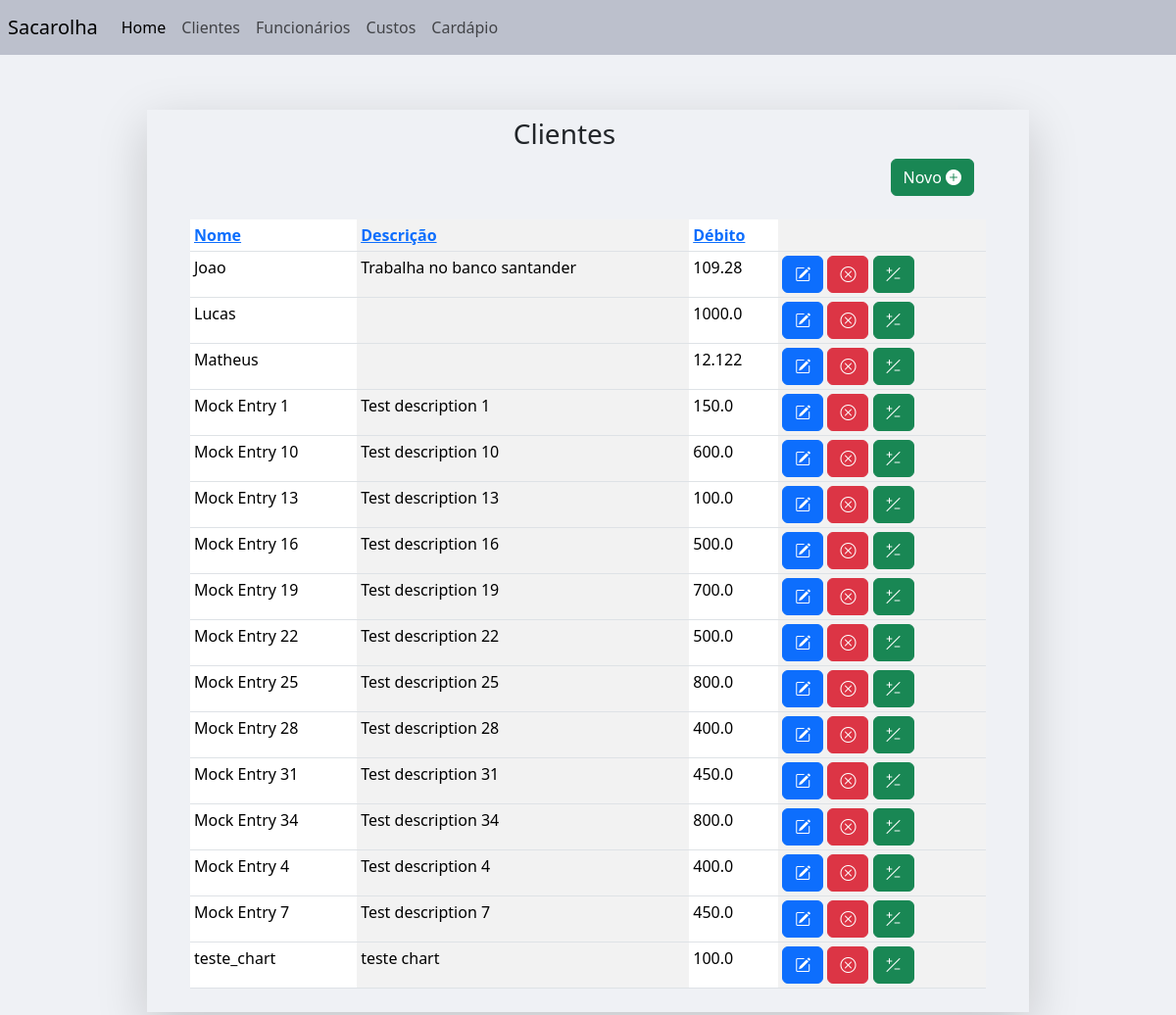
/cliente (signed in), run on the app's committed database.
### main/models.py (models this page shows, shortened)
class RegistroFinanceiro(models.Model):
	category_list = [
		("cliente", "cliente"),
		("custo", "custo"),
		("funcionario", "funcionario"),
	]
	user = models.ForeignKey(User, on_delete=models.CASCADE, null=True)
	name = models.CharField(max_length = 200)
	description = models.CharField(max_length = 200, blank=True)
	value = models.FloatField(validators= [validate_positive])
	category = models.CharField(max_length = 200, choices = category_list)
	state = models.BooleanField(default=True)
	created_at = models.DateTimeField(default=timezone.now)

### main/views.py (the view)
# urls.py: path('cliente', views.ClienteListView.as_view(), name='cliente'),
class ClienteListView(LoginRequiredMixin, ListView):
    login_url = "login"
    template_name = "main/cliente/cliente_list.html"
    model = RegistroFinanceiro
    def get_queryset(self):
        queryset = super().get_queryset().filter(category='cliente')
        order = self.request.GET.get('order', 'asc')
        sort_by = self.request.GET.get('sort', 'name')
        if order == "desc":
            sort_by = f'-{sort_by}'
        queryset= queryset.order_by(sort_by)
        return queryset

### main/templates/main/cliente/cliente_list.html (shortened to what this page needs)
{%extends "base.html"%}
{%block navbar%}
{%include 'navbar.html'%}
{%endblock navbar%}
{%block content%}
<div align="right" class='pe-5' >
	<h3 align="center">Clientes</h3>
<a class='btn btn-success' href={%url 'cliente_create'%} method='GET'class='h3'>Novo					<i class="bi bi-plus-circle-fill"></i></a>
<br>
<br>
{%include "main/cliente/cliente_table.html"%}
</div>
{%endblock content%}

### main/templates/main/cliente/cliente_table.html
<div class='row ps-5 justify-content-center'>
<table class="table table-striped-columns table-sm">
<thead>
	<tr>
		<th>             <a href="?sort=name&order={% if request.GET.order == 'asc' %}desc{% else %}asc{% endif %}">
			Nome
		</a></th>
		<th>                <a href="?sort=description&order={% if request.GET.order == 'asc' %}desc{% else %}asc{% endif %}">
			Descrição
		</a></th>
		<th>                <a href="?sort=value&order={% if request.GET.order == 'asc' %}desc{% else %}asc{% endif %}">
			Débito
		</a></th>
		<th></th>
	</tr>
</thead>
<tbody>
	{%for object in object_list%}
		{%if object.category == "cliente" and object.state == True%}
		<tr>
			<td scope="row">{{object.name}}</td>
			<td scope="row">{{object.description}}</td>
			<td scope="row">{{object.value}}</td>
			<td><a href="{%url 'cliente_update' object.id%}" class='btn btn-primary'>
				<i class="bi bi-pencil-square"></i>
			</a>
			<a href="{%url 'cliente_softdelete' object.id%}"class='btn btn-danger'>
				<i class="bi bi-x-circle"></i>
			</a>
			<a title = "Alterar debito" href="{%url 'cliente_value_update' object.id%}"class='btn btn-success'>
				<i class="bi bi-plus-slash-minus"></i>
			</a>
			</td>
		</tr>
		{%endif%}
	{%endfor%}
</tbody>
</table>
</div>

### main/static/css/style.css (style rules this page uses)
html { font-family: Arial, Helvetica, sans-serif; }
body { background-color: black; }

### data on the page
RegistroFinanceiro: name "Joao", description "Trabalha no banco santander", value "109.28"
RegistroFinanceiro: name "Lucas", value "1000.0"
RegistroFinanceiro: name "Matheus", value "12.122"
RegistroFinanceiro: name "Mock Entry 1", description "Test description 1", value "150.0"
RegistroFinanceiro: name "Mock Entry 10", description "Test description 10", value "600.0"
RegistroFinanceiro: name "Mock Entry 13", description "Test description 13", value "100.0"
RegistroFinanceiro: name "Mock Entry 16", description "Test description 16", value "500.0"
RegistroFinanceiro: name "Mock Entry 19", description "Test description 19", value "700.0"
RegistroFinanceiro: name "Mock Entry 22", description "Test description 22", value "500.0"
RegistroFinanceiro: name "Mock Entry 25", description "Test description 25", value "800.0"
RegistroFinanceiro: name "Mock Entry 28", description "Test description 28", value "400.0"
RegistroFinanceiro: name "Mock Entry 31", description "Test description 31", value "450.0"
RegistroFinanceiro: name "Mock Entry 34", description "Test description 34", value "800.0"
RegistroFinanceiro: name "Mock Entry 4", description "Test description 4", value "400.0"
RegistroFinanceiro: name "Mock Entry 7", description "Test description 7", value "450.0"
RegistroFinanceiro: name "teste_chart", description "teste chart", value "100.0"
